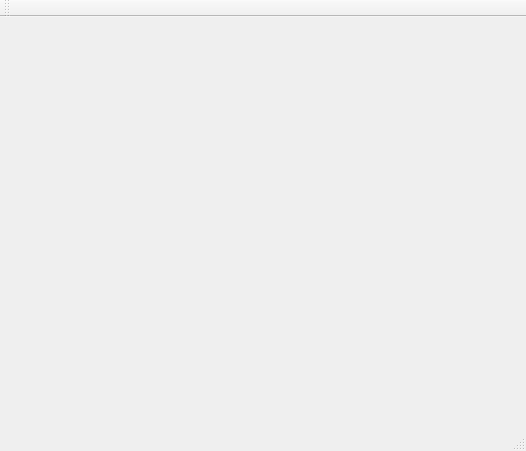
<?xml version="1.0" encoding="UTF-8"?>
<ui version="4.0">
 <class>MainWindow</class>
 <widget class="QMainWindow" name="MainWindow">
  <property name="geometry">
   <rect>
    <x>0</x>
    <y>0</y>
    <width>526</width>
    <height>451</height>
   </rect>
  </property>
  <property name="windowTitle">
   <string>MainWindow</string>
  </property>
  <widget class="QWidget" name="centralWidget"/>
  <widget class="QMenuBar" name="menuBar">
   <property name="geometry">
    <rect>
     <x>0</x>
     <y>0</y>
     <width>526</width>
     <height>23</height>
    </rect>
   </property>
  </widget>
  <widget class="QToolBar" name="mainToolBar">
   <attribute name="toolBarArea">
    <enum>TopToolBarArea</enum>
   </attribute>
   <attribute name="toolBarBreak">
    <bool>false</bool>
   </attribute>
  </widget>
  <widget class="QStatusBar" name="statusBar"/>
 </widget>
 <layoutdefault spacing="6" margin="11"/>
 <resources/>
 <connections/>
</ui>
